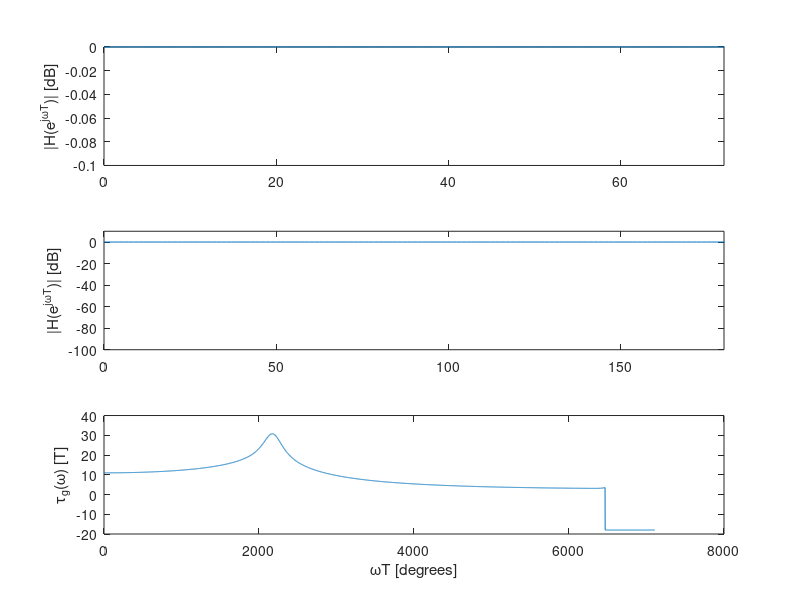
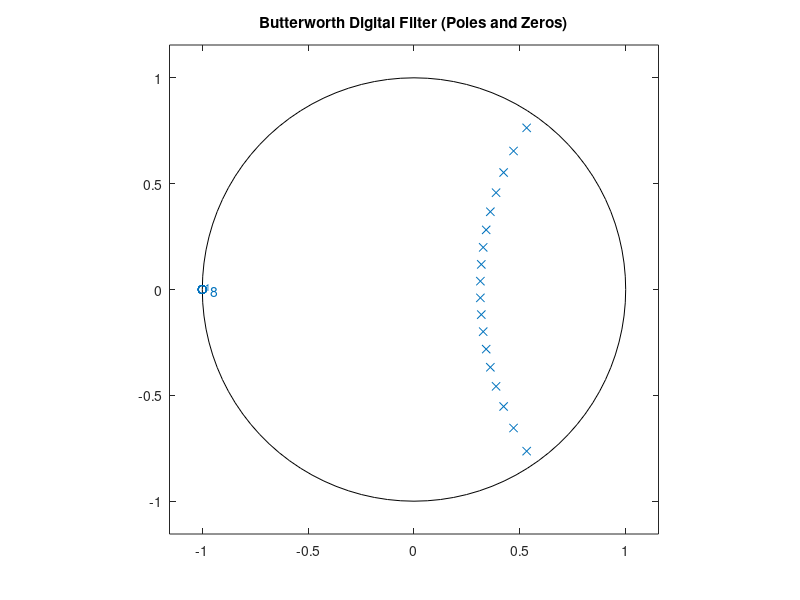
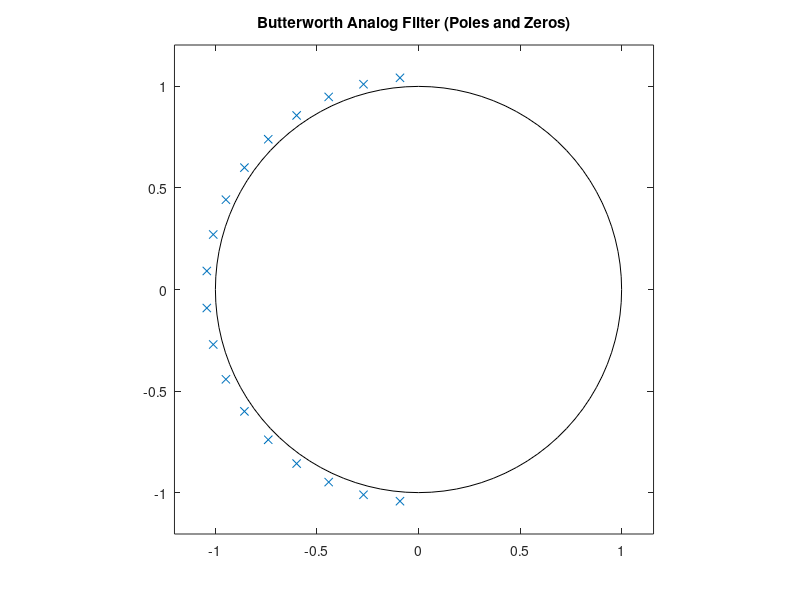

The MATLAB script that drew these images, in order: (Note: this script raises an error after producing the figures.)
%% LAB 2 %%

close all;
clc;

%% QUESTION 2.1.A.1 %%

wdc = 0.3*pi;
wds = 0.5*pi;
Amax = 0.1;
Amin = 60;

T=1;
wc=(2/T)*tan(wdc/2);
ws=(2/T)*tan(wds/2);

% Synthesis of the Butterworth filter
[N1, Wn1] = buttord(wc, ws, Amax, Amin, 's');
[Z1, P1, G1] = buttap(N1);
epsilon1 = sqrt(10^(0.1*Amax)-1);
w0p1 = wc*epsilon1^(-1/N1);
P1 = P1*w0p1;
G1 = G1*w0p1^N1;

% Synthesis of the Chebyshev-I filter
[N2, Wn2] = cheb1ord(wc, ws, Amax, Amin, 's');
[Z2, P2, G2] = cheb1ap(N2, Amax);
P2 = P2*wc;
G2 = G2*wc^N2;

% Synthesis of the Chebyshev-II filter
[N3, Wn3] = cheb2ord(wc, ws, Amax, Amin, 's');
[Z3, P3, G3] = cheb2ap(N3, Amin);
Z3 = Z3*ws;

P3 = P3*ws;
G3 = G3*ws^(length(P3)-length(Z3));

% Synthesis of the Cauer filter
[N4, Wn4] = ellipord(wc, ws, Amax, Amin, 's');
[Z4, P4, G4] = ellipap(N4, Amax, Amin);
Z4 = Z4*wc;
P4 = P4*wc;
G4 = G4*wc^(length(P4)-length(Z4));

%For this first filter, N1 = 14, N2 = 8, N3 = 8 and N4 = 6.

%% QUESTION 2.1.A.2 %%

wdc = 0.3*pi;
wds = 0.5*pi;
Amax = 0.01;
Amin = 80;

T=1;
wc=(2/T)*tan(wdc/2);
ws=(2/T)*tan(wds/2);

% Synthesis of the Butterworth filter
[N1, Wn1] = buttord(wc, ws, Amax, Amin, 's');
[Z1, P1, G1] = buttap(N1);
epsilon1 = sqrt(10^(0.1*Amax)-1);
w0p1 = wc*epsilon1^(-1/N1);
P1 = P1*w0p1;
G1 = G1*w0p1^N1;

% Synthesis of the Chebyshev-I filter
[N2, Wn2] = cheb1ord(wc, ws, Amax, Amin, 's');
[Z2, P2, G2] = cheb1ap(N2, Amax);
P2 = P2*wc;
G2 = G2*wc^N2;

% Synthesis of the Chebyshev-II filter
[N3, Wn3] = cheb2ord(wc, ws, Amax, Amin, 's');
[Z3, P3, G3] = cheb2ap(N3, Amin);
Z3 = Z3*ws;

P3 = P3*ws;
G3 = G3*ws^(length(P3)-length(Z3));

% Synthesis of the Cauer filter
[N4, Wn4] = ellipord(wc, ws, Amax, Amin, 's');
[Z4, P4, G4] = ellipap(N4, Amax, Amin);
Z4 = Z4*wc;
P4 = P4*wc;
G4 = G4*wc^(length(P4)-length(Z4));

%For this second filter, N1 = 19, N2 = 10, N3 = 10 and N4 = 7.

%% QUESTION 2.1.A.3 %%

wdc = 0.45*pi;
wds = 0.5*pi;
Amax = 0.1;
Amin = 60;

T=1;
wc=(2/T)*tan(wdc/2);
ws=(2/T)*tan(wds/2);

% Synthesis of the Butterworth filter
[N1, Wn1] = buttord(wc, ws, Amax, Amin, 's');
[Z1, P1, G1] = buttap(N1);
epsilon1 = sqrt(10^(0.1*Amax)-1);
w0p1 = wc*epsilon1^(-1/N1);
P1 = P1*w0p1;
G1 = G1*w0p1^N1;

% Synthesis of the Chebyshev-I filter
[N2, Wn2] = cheb1ord(wc, ws, Amax, Amin, 's');
[Z2, P2, G2] = cheb1ap(N2, Amax);
P2 = P2*wc;
G2 = G2*wc^N2;

% Synthesis of the Chebyshev-II filter
[N3, Wn3] = cheb2ord(wc, ws, Amax, Amin, 's');
[Z3, P3, G3] = cheb2ap(N3, Amin);
Z3 = Z3*ws;

P3 = P3*ws;
G3 = G3*ws^(length(P3)-length(Z3));

% Synthesis of the Cauer filter
[N4, Wn4] = ellipord(wc, ws, Amax, Amin, 's');
[Z4, P4, G4] = ellipap(N4, Amax, Amin);
Z4 = Z4*wc;
P4 = P4*wc;
G4 = G4*wc^(length(P4)-length(Z4));

%For this third filter, N1 = 56, N2 = 17, N3 = 17 and N4 = 9.

%% QUESTION 2.1.B.1 %%

wc = 0.3*pi;
ws = 0.5*pi;
Amax = 0.1;
Amin = 60;
fs = 2*pi;

T=1;
wac=(2/T)*tan(wc/2);
was=(2/T)*tan(ws/2);

% Synthesis of the Butterworth filter
[Na, Wna] = buttord(wc, ws, Amax, Amin, 's');
[Za, Pa, Ga] = buttap(Na);
epsilon = sqrt(10^(0.1*Amax)-1);
w0p = wc*epsilon^(-1/Na);
Pa = Pa*w0p;
Ga = Ga*w0p^Na;

%Transformation of the analog filter into the discrete-time filter
[Z,P,G] = bilinear(Za,Pa,Ga,1/T);

% Computation of the magnitude response and group delay
wT = linspace(0,pi,5000);
[N,D] = zp2tf(Z,P,G);
[H,wT] = freqz(N,D,wT);
magdB = 20*log10(abs(H));
[gd,wT] = grpdelay(N,D,wT);

figure; 
subplot(3,1,1);
plot(wT*180/pi,magdB);
axis([0 72 -0.1 0.0]);
ylabel('|H(e^j^\omega^T)| [dB]');
subplot(3,1,2);
plot(wT*180/pi,magdB);
axis([0 180 -100 10]);
ylabel('|H(e^j^\omega^T)| [dB]');
subplot(3,1,3);
plot(wT*180/pi,gd);
xlabel('\omegaT [degrees]');
ylabel('\tau_g(\omega) [T]');

figure;
zplane(Z, P);
grid;
title('Butterworth Digital Filter (Poles and Zeros)');

figure;
zplane(Za, Pa);
grid;
title('Butterworth Analog Filter (Poles and Zeros)');

%% QUESTION 2.1.B.2 %%

wc = 0.3*pi;
ws = 0.5*pi;
Amax = 0.1;
Amin = 60;
fs = 2*pi;

%Requirements for the corresponding analog lowpass filter
T=1;
wac=(2/T)*tan(wcT/2);
was=(2/T)*tan(wsT/2);

% Synthesis of the Chebyshev-II filter
[Na, Wna] = cheb1ord(wc, ws, Amax, Amin, 's');
[Za, Pa, Ga] = cheb1ap(Na, Amax);
Pa = Pa*ws;
Ga = Ga*ws^Na;

%Transformation of the analog filter into the discrete-time filter
[Z,P,G] = bilinear(Za,Pa,Ga,1/T);

% Computation of the magnitude response and group delay
wT = linspace(0,pi,5000);
[N,D] = zp2tf(Z,P,G);
[H,wT] = freqz(N,D,wT);
magdB = 20*log10(abs(H));
[gd,wT] = grpdelay(N,D,wT);

figure; 
subplot(3,1,1);
plot(wT*180/pi,magdB);
axis([0 72 -0.1 0.0]);
ylabel('|H(e^j^\omega^T)| [dB]');
subplot(3,1,2);
plot(wT*180/pi,magdB);
axis([0 180 -100 10]);
ylabel('|H(e^j^\omega^T)| [dB]');
subplot(3,1,3);
plot(wT*180/pi,gd);
xlabel('\omegaT [degrees]');
ylabel('\tau_g(\omega) [T]');

figure;
zplane(Z, P);
grid;
title('Chebyshev-I Digital Filter (Poles and Zeros)');

figure;
zplane(Za, Pa);
grid;
title('Chebyshev-I Analog Filter (Poles and Zeros)');

%% QUESTION 2.1.B.3 %%

wc = 0.3*pi;
ws = 0.5*pi;
Amax = 0.1;
Amin = 60;
fs = 2*pi;

%Requirements for the corresponding analog lowpass filter
T=1;
wac=(2/T)*tan(wcT/2);
was=(2/T)*tan(wsT/2);

% Synthesis of the Chebyshev-II filter
[Na, Wna] = cheb2ord(wc, ws, Amax, Amin, 's');
[Za, Pa, Ga] = cheb2ap(Na, Amin);
Za = Za*ws;
Pa = Pa*ws;
Ga = Ga*ws^(length(Pa)-length(Za));

%Transformation of the analog filter into the discrete-time filter
[Z,P,G] = bilinear(Za,Pa,Ga,1/T);

% Computation of the magnitude response and group delay
wT = linspace(0,pi,5000);
[N,D] = zp2tf(Z,P,G);
[H,wT] = freqz(N,D,wT);
magdB = 20*log10(abs(H));
[gd,wT] = grpdelay(N,D,wT);

figure; 
subplot(3,1,1);
plot(wT*180/pi,magdB);
axis([0 72 -0.1 0.0]);
ylabel('|H(e^j^\omega^T)| [dB]');
subplot(3,1,2);
plot(wT*180/pi,magdB);
axis([0 180 -100 10]);
ylabel('|H(e^j^\omega^T)| [dB]');
subplot(3,1,3);
plot(wT*180/pi,gd);
xlabel('\omegaT [degrees]');
ylabel('\tau_g(\omega) [T]');

figure;
zplane(Z, P);
grid;
title('Chebyshev-II Digital Filter (Poles and Zeros)');

figure;
zplane(Za, Pa);
grid;
title('Chebyshev-II Analog Filter (Poles and Zeros)');

%% QUESTION 2.1.B.4 %%

wcT = 0.3*pi;
wsT = 0.5*pi;
Amax = 0.1;
Amin = 60;
fs = 2*pi;

%Requirements for the corresponding analog lowpass filter
T=1;
wac=(2/T)*tan(wcT/2);
was=(2/T)*tan(wsT/2);

% Synthesis of the analog lowpass filter (Cauer)
[Na,Wan] = ellipord(wac,was,Amax,Amin,'s');
[Za,Pa,Ga] = ellipap(Na,Amax,Amin);
Za = Za*wac;
Pa = Pa*wac;
Ga = Ga*wac^(length(Pa)-length(Za));

%Transformation of the analog filter into the discrete-time filter
[Z,P,G] = bilinear(Za,Pa,Ga,1/T);

% Computation of the magnitude response and group delay
wT = linspace(0,pi,5000);
[N,D] = zp2tf(Z,P,G);
[H,wT] = freqz(N,D,wT);
magdB = 20*log10(abs(H));
[gd,wT] = grpdelay(N,D,wT);

figure; 
subplot(3,1,1);
plot(wT*180/pi,magdB);
axis([0 72 -0.1 0.0]);
ylabel('|H(e^j^\omega^T)| [dB]');
subplot(3,1,2);
plot(wT*180/pi,magdB);
axis([0 180 -100 10]);
ylabel('|H(e^j^\omega^T)| [dB]');
subplot(3,1,3);
plot(wT*180/pi,gd);
xlabel('\omegaT [degrees]');
ylabel('\tau_g(\omega) [T]');

figure;
zplane(Z, P);
grid;
title('Cauer Digital Filter (Poles and Zeros)');

figure;
zplane(Za, Pa);
grid;
title('Cauer Analog Filter (Poles and Zeros)');

%% QUESTION 2.1.C %%

%The group delay in the passband is a direct measure of the phase linearity
%of the filter. We can increase the bandpass width.

%Page 22

%% QUESTION 2.2.1 %%

% Requirements for the highpass filter
wc = 0.75*pi;
ws = 0.5*pi;
Amax = 0.1;
Amin = 60;

% Requirements for the corresponding lowpass filter
wclp = wc;
wslp = wc^2/ws;

% Synthesis of the lowpass filter (Cauer)
[Nlp, Wn] = ellipord(wclp, wslp, Amax, Amin, 's');
[Zlp, Plp, Glp] = ellipap(Nlp, Amax, Amin);
Zlp = Zlp*wclp;
Plp = Plp*wclp;
Glp = Glp*wclp^(length(Plp)-length(Zlp));

%Transformation of the analog filter into the discrete-time filter
[Zlpd, Plpd, Glpd] = bilinear(Zlp, Plp, Glp, 1/T);

% Transformation of the lowpass filter into the highpass filter
[Z, P] = zp2hp(Zlp, Plp, wc^2);
N = Nlp;
Z = Z;
P = P;
G = 1;

%Transformation of the analog filter into the discrete-time filter
[Zd, Pd, Gd] = bilinear(Z, P, G, 1/T);

% Computation of the magnitude response
wT = linspace(0,pi,5000);
[Nd, D] = zp2tf(Zd, Pd, Gd);
[H,wT] = freqz(Nd, D, wT);
magdB = 20*log10(abs(H));

figure; 
plot(wT*180/pi,magdB);
ylabel('|H(e^j^\omega^T)| [dB]');

figure;
zplane(Z, P);
grid;
title('HP Analog Filter (Poles and Zeros)');

figure;
zplane(Zd, Pd);
grid;
title('HP Digital Filter (Poles and Zeros)');

figure;
zplane(Zlpd, Plpd);
grid;
title('LP Digital Filter (Poles and Zeros)');

figure;
zplane(Zlp, Plp);
grid;
title('LP Analog Filter (Poles and Zeros)');

%% QUESTION 2.2.2 %%

% Requirements for the bandpass filter
wc1 = 0.4*pi;
wc2 = 0.5*pi;
ws1 = 0.3*pi;
ws2 = 0.7*pi;
Amax = 0.1;
Amin = 60;
fs = 2*pi;

%Requirements for the corresponding analog bandpass filter
T=1;
wac=(2/T)*tan(wc/2);
was=(2/T)*tan(ws/2);

if wc1*wc2 ~= ws1*ws2
    ws1 = wc1*wc2/ws2; 
end

% Requirements for the corresponding lowpass filter
wclp = wc2-wc1;
wslp = ws2-ws1;
wi2 = wc1*wc2;

% Synthesis of the lowpass filter (Cauer)
[Nlp, Wn] = ellipord(wclp, wslp, Amax, Amin, 's');
[Zlp, Plp, Glp] = ellipap(Nlp, Amax, Amin);
Zlp = Zlp*wclp;
Plp = Plp*wclp;
Glp = Glp*wclp^(length(Plp)-length(Zlp));

%Transformation of the analog filter into the discrete-time filter
[Zlpd, Plpd, Glpd] = bilinear(Zlp, Plp, Glp, 1/T);

% Transformation of the lowpass filter into the bandpass filter
[Z, P] = zp2bp(Zlp, Plp, wi2);
N = 2*Nlp;
G = Glp;

%Transformation of the analog filter into the discrete-time filter
[Zd, Pd, Gd] = bilinear(Z, P, G, 1/T);

% Computation of the magnitude response
wT = linspace(0,pi,5000);
[Nd, D] = zp2tf(Zd, Pd, Gd);
[H,wT] = freqz(Nd, D, wT);
magdB = 20*log10(abs(H));

figure; 
plot(wT*180/pi,magdB);
ylabel('|H(e^j^\omega^T)| [dB]');

figure;
zplane(Z, P);
grid;
title('BP Analog Filter (Poles and Zeros)');

figure;
zplane(Zd, Pd);
grid;
title('BP Digital Filter (Poles and Zeros)');

figure;
zplane(Zlpd, Plpd);
grid;
title('LP Digital Filter (Poles and Zeros)');

figure;
zplane(Zlp, Plp);
grid;
title('LP Analog Filter (Poles and Zeros)');

%% QUESTION 2.2.3 %%

% Requirements for the bandstop filter
wc1 = 0.3*pi;
wc2 = 0.7*pi;
ws1 = 0.4*pi;
ws2 = 0.6*pi;
Amax = 0.1;
Amin = 60;
fs = 2*pi;

if wc1*wc2 ~= ws1*ws2
    wc1 = ws1*ws2/wc2;
end

% Requirements for the corresponding lowpass filter
wi2 = wc1*wc2;
wclp = wi2/(wc2-wc1);
wslp = wi2/(ws2-ws1);

% Synthesis of the lowpass filter (Cauer)
[Nlp, Wn] = ellipord(wclp, wslp, Amax, Amin, 's');
[Zlp, Plp, Glp] = ellipap(Nlp, Amax, Amin);
Zlp = Zlp*wclp;
Plp = Plp*wclp;
Glp = Glp*wclp^(length(Plp)-length(Zlp));

%Transformation of the analog filter into the discrete-time filter
[Zlpd, Plpd, Glpd] = bilinear(Zlp, Plp, Glp, 1/T);

% Transformation of the lowpass filter into the bandstop filter
[Z, P] = zp2bs(Zlp, Plp, wi2);
N = 2*Nlp;
Z = Z;
P = P;
G = 1;

%Transformation of the analog filter into the discrete-time filter
[Zd, Pd, Gd] = bilinear(Z, P, G, 1/T);

% Computation of the magnitude response
wT = linspace(0,pi,5000);
[Nd, D] = zp2tf(Zd, Pd, Gd);
[H,wT] = freqz(Nd, D, wT);
magdB = 20*log10(abs(H));

figure; 
plot(wT*180/pi,magdB);
ylabel('|H(e^j^\omega^T)| [dB]');

figure;
zplane(Z, P);
grid;
title('BS Analog Filter (Poles and Zeros)');

figure;
zplane(Zd, Pd);
grid;
title('BS Digital Filter (Poles and Zeros)');

figure;
zplane(Zlpd, Plpd);
grid;
title('LP Digital Filter (Poles and Zeros)');

figure;
zplane(Zlp, Plp);
grid;
title('LP Analog Filter (Poles and Zeros)');
